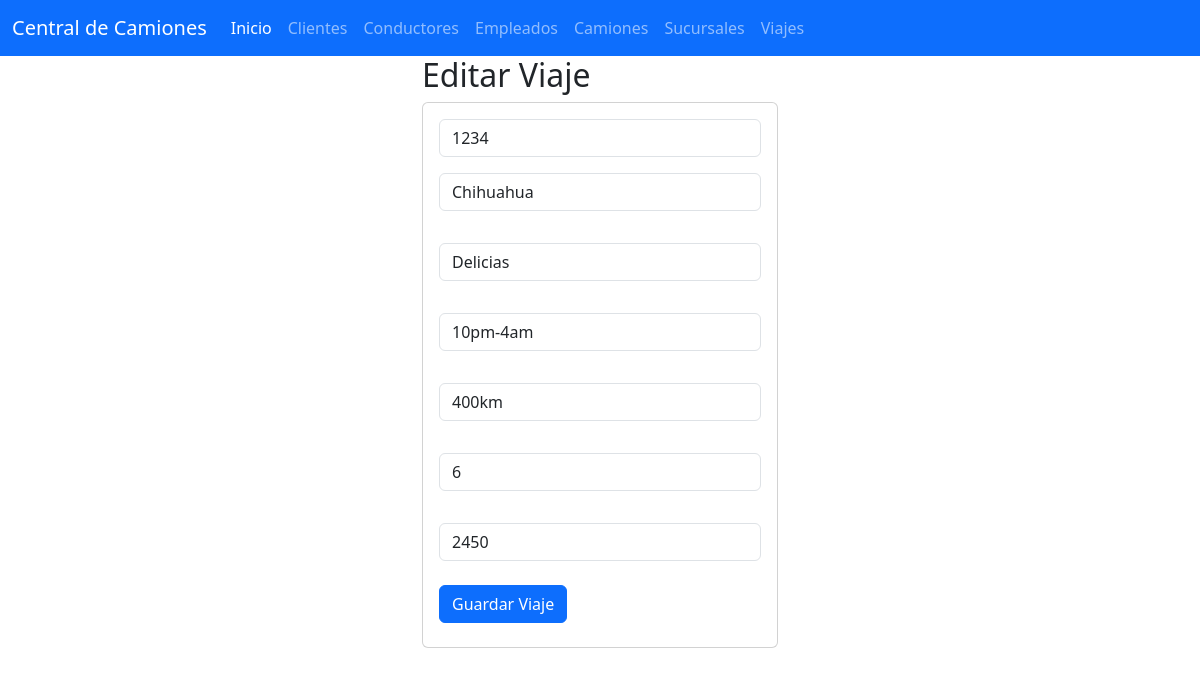
The page /seleccionarViaje/1234 on the database its author committed.
### central_app/models.py (models this page shows, shortened)
class Viajes(models.Model):
    id_viaje=models.CharField(primary_key=True,max_length=6)
    Origen=models.CharField(max_length=50)
    Destino=models.CharField(max_length=50)
    Horario=models.CharField(max_length=50)
    Distancia=models.CharField(max_length=50)
    Paradas_Continuas=models.CharField(max_length=10)
    Costo=models.CharField(max_length=10)

### central_app/views.py (the view)
# urls.py: path("seleccionarViaje/<id_viaje>",views.seleccionarViaje,name="seleccionarViaje"),
def seleccionarViaje(request, id_viaje):
    viajes=Viajes.objects.get(id_viaje=id_viaje)
    return render(request,"editarViajes.html",{"misviajes": viajes})

### central_app/templates/editarViajes.html
    {% extends "base.html" %}
    {% block cuerpo %}
    <div class="row">
        <div class="col-md-4 offset-md-4">
            <h2>Editar Viaje</h2>
            <div class="card">
                <div class="card-body">
                <form action="/editarViaje/" method="POST"> {% csrf_token %}
                    <div class="form-group">
                    <input type="text" id="txtidviaje" name="txtidviaje" class="form-control"
                    value="{{misviajes.id_viaje}}"
                    minlenght="1" maxlenght="6" readonly required>
                    </div>
                    <div class="form-group py-3">
                    <input type="text" id="txtorigen" name="txtorigen" class="form-control"
                    value="{{misviajes.Origen}}" maxlenght="50"  required>
                    </div>
                    <div class="form-group py-3">
                        <input type="text" id="txtdestino" name="txtdestino" class="form-control"
                        value="{{misviajes.Destino}}" maxlenght="50" required>
                        </div>
                        <div class="form-group py-3">
                            <input type="text" id="txthorario" name="txthorario" class="form-control"
                            value="{{misviajes.Horario}}" maxlenght="50" required>
                            </div>
                            <div class="form-group py-3">
                                <input type="text" id="txtdistancia" name="txtdistancia" class="form-control"
                                value="{{misviajes.Distancia}}" maxlenght="50" required>
                                </div>
                                <div class="form-group py-3">
                                    <input type="text" id="txtparadas" name="txtparadas" class="form-control"
                                    value="{{misviajes.Paradas_Continuas}}" maxlenght="50"  required>
                                    </div>
                                    <div class="form-group py-3">
                                        <input type="text" id="txtcosto" name="txtcosto" class="form-control"
                                        value="{{misviajes.Costo}}" maxlenght="50" required>
                                        </div>
                    <div class="form-group py-2">
                    <button type="submit" class="btn btn-primary">Guardar Viaje</button>
                    </div>
                </form>
                </div>
            </div>
        </div>
    </div>
    {% endblock  %}

### rows shown on the page
Viajes: txtidviaje "1234", txtorigen "Chihuahua", txtdestino "Delicias", txthorario "10pm-4am", txtdistancia "400km", txtparadas "6", txtcosto "2450"
